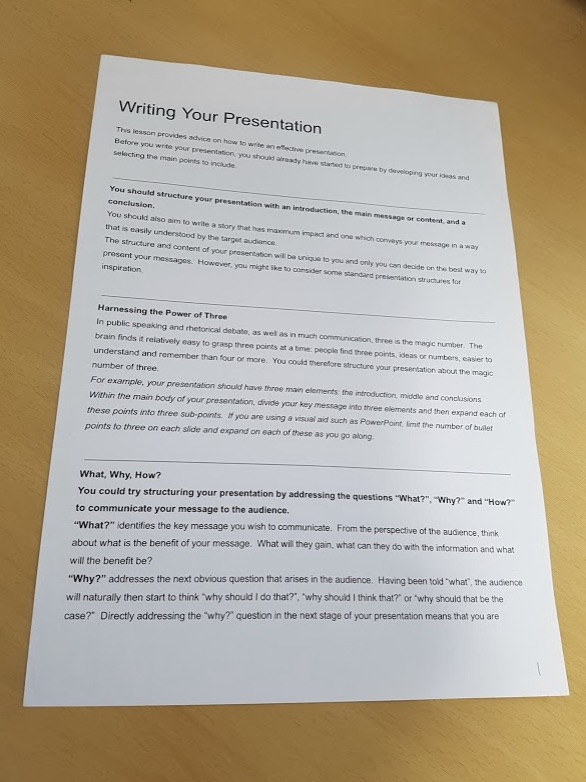
#> input picture img/paper.jpg, 586 x 782 px
$ python getAffine.py
#> lines starting #> are read from the running program, lines starting #| are printed output that depends on the picture; after the words box and inside, x2 and y2 are one past the last pixel; in counts of white or black regions, pixels touching at a corner belong together
# 어핀 변환 (getAffine.py)

import cv2
import numpy as np
from matplotlib import pyplot as plt

file_name = '../img/paper.jpg'
img = cv2.imread(file_name)
#> img is the input picture: shape (782, 586, 3); mean B, G, R 152.7, 169.1, 178.7
rows, cols = img.shape[:2]
#> rows = 782; cols = 586

# ---① 변환 전, 후 각 3개의 좌표 생성
pts1 = np.float32([[100, 50], [200, 50], [100, 200]])
pts2 = np.float32([[80, 70], [210, 60], [250, 120]])

# ---② 변환 전 좌표를 이미지에 표시
cv2.circle(img, (100,50), 5, (255,0), -1)
#> img: shape (782, 586, 3); 0.02% of pixels changed, all inside (x1, y1, x2, y2) = (95, 45, 106, 56)
cv2.circle(img, (200,50), 5, (0,255,0), -1)
#> img: shape (782, 586, 3); mean B, G, R 152.7, 169.1, 178.7
cv2.circle(img, (100,200), 5, (0,0,255), -1)
#> img: shape (782, 586, 3); mean B, G, R 152.7, 169.1, 178.7

#---③ 짝지은 3개의 좌표로 변환 행렬 계산
mtrx = cv2.getAffineTransform(pts1, pts2)
#---④ 어핀 변환 적용
dst = cv2.warpAffine(img, mtrx, (int(cols*1.5), rows))
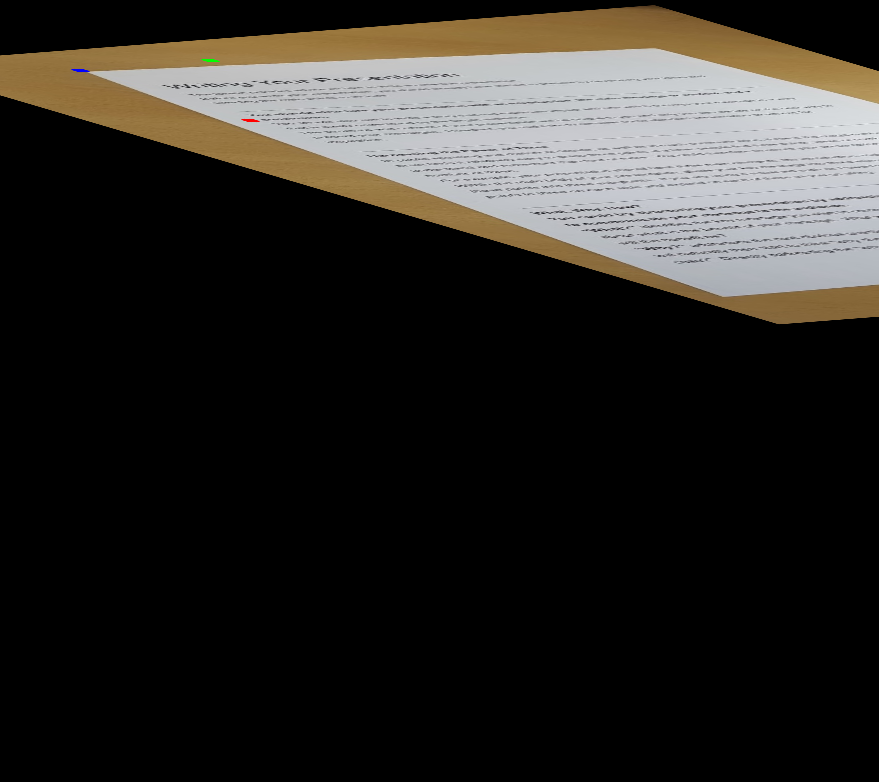
#> dst: shape (782, 879, 3); mean B, G, R 36.7, 40.2, 42.4

#---⑤ 결과 출력
cv2.imshow('origin',img)
cv2.imshow('affin', dst)
cv2.waitKey(0)
cv2.destroyAllWindows()

$ run again, with img/car3.jpg copied over img/paper.jpg
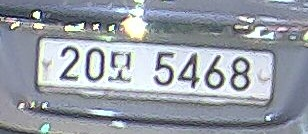
#> input picture img/car3.jpg, 308 x 134 px
#> img is the input picture: shape (134, 308, 3); mean B, G, R 167.3, 158, 151.8
#> `cv2.circle(img, (200,50), 5, (0,255,0), -1)`:
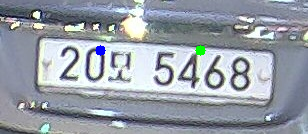
#> img: shape (134, 308, 3); mean B, G, R 167, 157.8, 151.1
#> `dst = cv2.warpAffine(img, mtrx, (int(cols*1.5), rows))`:
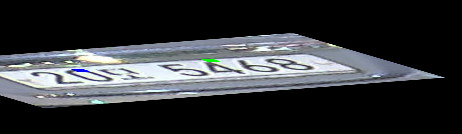
#> dst: shape (134, 462, 3); mean B, G, R 55.9, 53, 50.8
